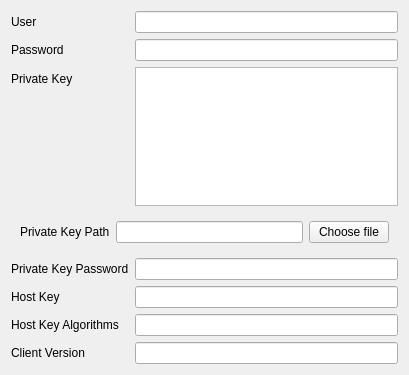
<?xml version="1.0" encoding="UTF-8"?>
<ui version="4.0">
 <class>EditSSH</class>
 <widget class="QWidget" name="EditSSH">
  <property name="geometry">
   <rect>
    <x>0</x>
    <y>0</y>
    <width>409</width>
    <height>375</height>
   </rect>
  </property>
  <property name="windowTitle">
   <string notr="true">EditSSH</string>
  </property>
  <layout class="QFormLayout" name="formLayout">
   <item row="0" column="0">
    <widget class="QLabel" name="user_l">
     <property name="text">
      <string>User</string>
     </property>
     <property name="buddy">
      <cstring>user</cstring>
     </property>
    </widget>
   </item>
   <item row="0" column="1">
    <widget class="QLineEdit" name="user"/>
   </item>
   <item row="1" column="0">
    <widget class="QLabel" name="password_l">
     <property name="text">
      <string>Password</string>
     </property>
     <property name="buddy">
      <cstring>password</cstring>
     </property>
    </widget>
   </item>
   <item row="1" column="1">
    <widget class="QLineEdit" name="password"/>
   </item>
   <item row="2" column="0">
    <widget class="QLabel" name="private_key_l">
     <property name="text">
      <string>Private Key</string>
     </property>
     <property name="buddy">
      <cstring>private_key</cstring>
     </property>
    </widget>
   </item>
   <item row="2" column="1">
    <widget class="QTextEdit" name="private_key"/>
   </item>
   <item row="4" column="0">
    <widget class="QLabel" name="private_key_pass_l">
     <property name="text">
      <string>Private Key Password</string>
     </property>
     <property name="buddy">
      <cstring>private_key_pass</cstring>
     </property>
    </widget>
   </item>
   <item row="4" column="1">
    <widget class="QLineEdit" name="private_key_pass"/>
   </item>
   <item row="5" column="0">
    <widget class="QLabel" name="host_key_l">
     <property name="text">
      <string>Host Key</string>
     </property>
     <property name="buddy">
      <cstring>host_key</cstring>
     </property>
    </widget>
   </item>
   <item row="5" column="1">
    <widget class="QLineEdit" name="host_key"/>
   </item>
   <item row="6" column="0">
    <widget class="QLabel" name="host_key_algs_l">
     <property name="text">
      <string>Host Key Algorithms</string>
     </property>
     <property name="buddy">
      <cstring>host_key_algs</cstring>
     </property>
    </widget>
   </item>
   <item row="6" column="1">
    <widget class="QLineEdit" name="host_key_algs"/>
   </item>
   <item row="7" column="0">
    <widget class="QLabel" name="client_version_l">
     <property name="text">
      <string>Client Version</string>
     </property>
     <property name="buddy">
      <cstring>client_version</cstring>
     </property>
    </widget>
   </item>
   <item row="7" column="1">
    <widget class="QLineEdit" name="client_version"/>
   </item>
   <item row="3" column="0" colspan="2">
    <widget class="QWidget" name="widget" native="true">
     <layout class="QGridLayout" name="gridLayout">
      <item row="0" column="0">
       <widget class="QLabel" name="private_key_path_l">
        <property name="text">
         <string>Private Key Path</string>
        </property>
        <property name="buddy">
         <cstring>private_key_path</cstring>
        </property>
       </widget>
      </item>
      <item row="0" column="1">
       <widget class="QLineEdit" name="private_key_path"/>
      </item>
      <item row="0" column="2">
       <widget class="QPushButton" name="choose_pk">
        <property name="text">
         <string>Choose file</string>
        </property>
       </widget>
      </item>
     </layout>
    </widget>
   </item>
  </layout>
 </widget>
 <tabstops>
  <tabstop>user</tabstop>
  <tabstop>password</tabstop>
  <tabstop>private_key</tabstop>
  <tabstop>private_key_path</tabstop>
  <tabstop>choose_pk</tabstop>
  <tabstop>private_key_pass</tabstop>
  <tabstop>host_key</tabstop>
  <tabstop>host_key_algs</tabstop>
  <tabstop>client_version</tabstop>
 </tabstops>
 <resources/>
 <connections/>
</ui>
